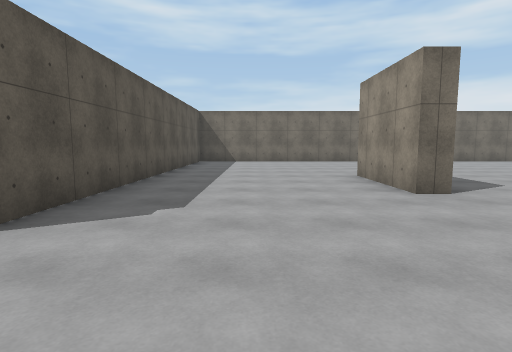
[1] (above)

24 first-person views from a walk through a scene from a Unity 3-D project. The camera is 1.4 m above the floor, tilts 6° down and sees 80° across. The floor is counted in squares, 2 m on a side. Each view is taken from the middle of a square. On the plan, view 1 faces up. The plan holds only what a view shows up to about 10 squares ahead; the rest is blank. The place goes on beyond the plan. The player character is not drawn. Surface patterns are stand-ins for the level's own textures.

[2]
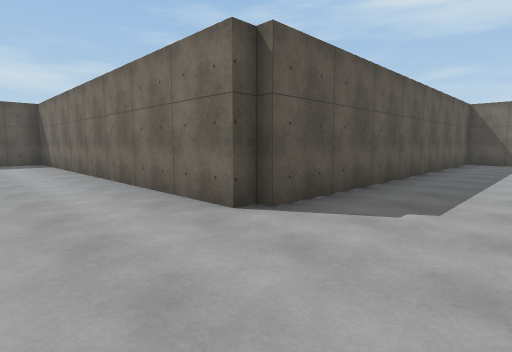

[3]
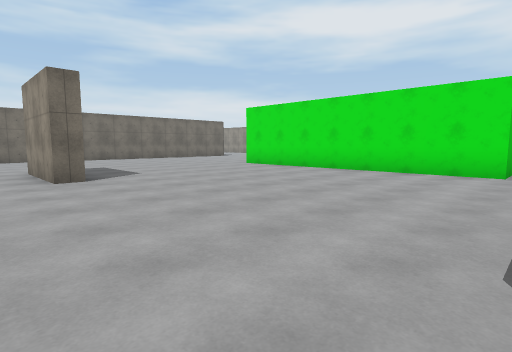

[4]
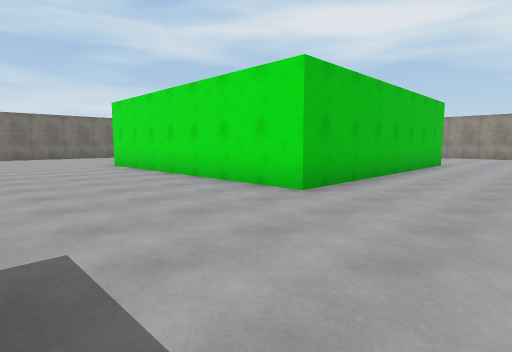

[5]
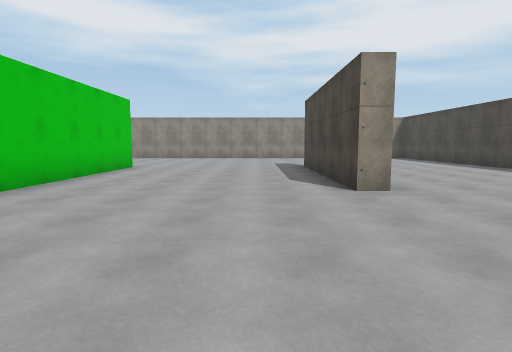

[6]
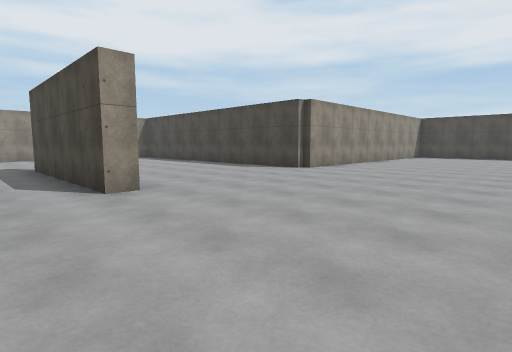

[7]
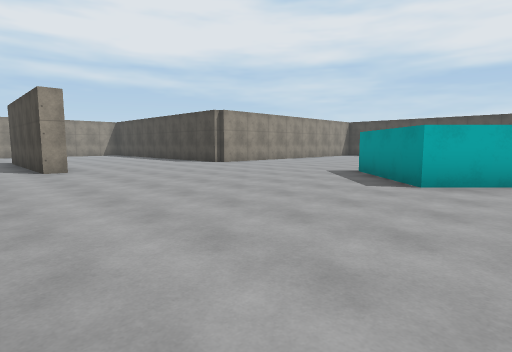

[8]
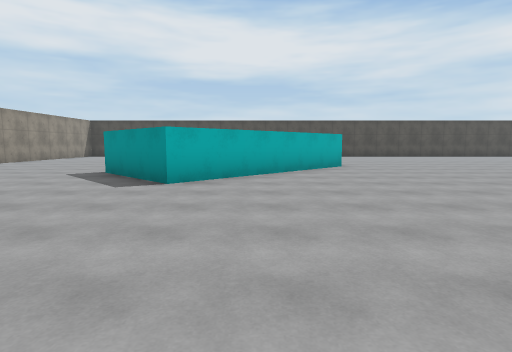

[9]
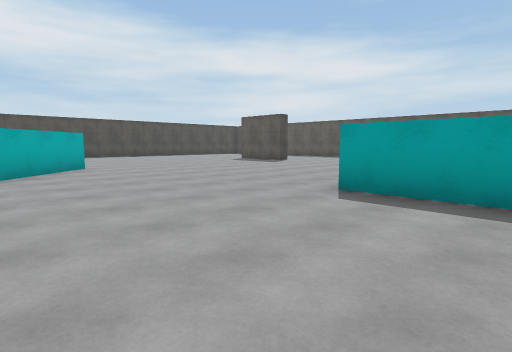

[10]
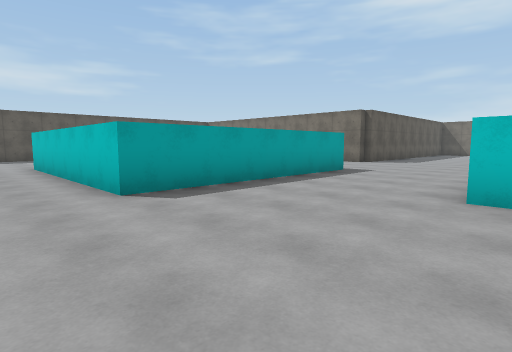

[11]
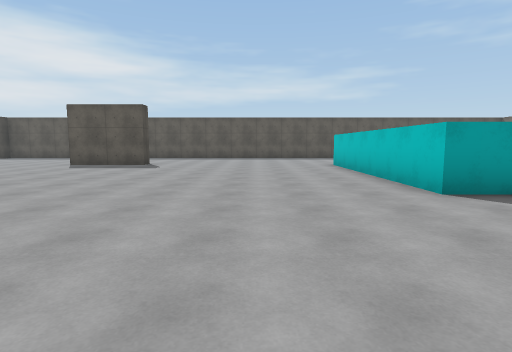

[12]
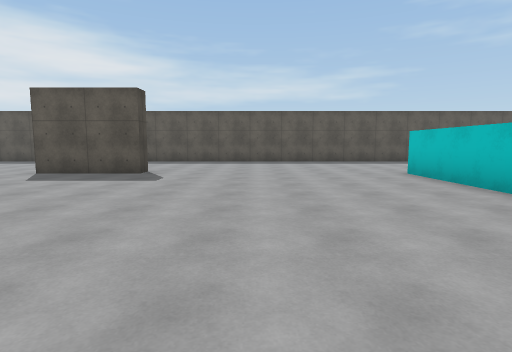

[13]
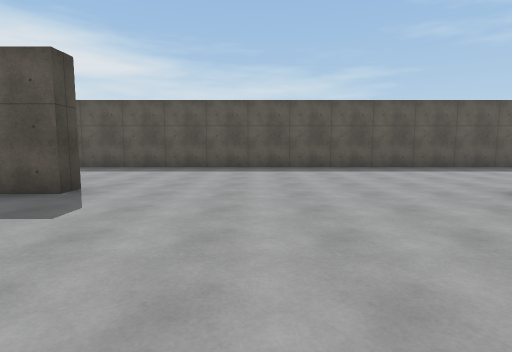

[14]
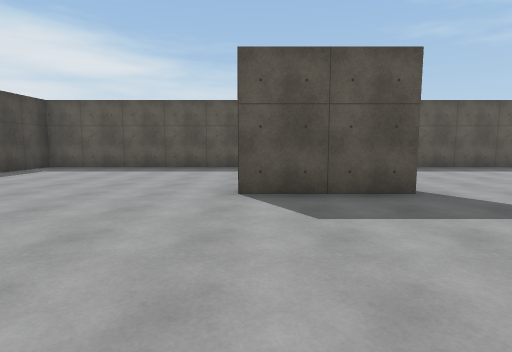

[15]
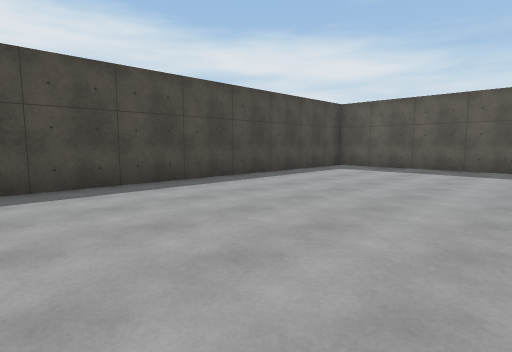

[16]
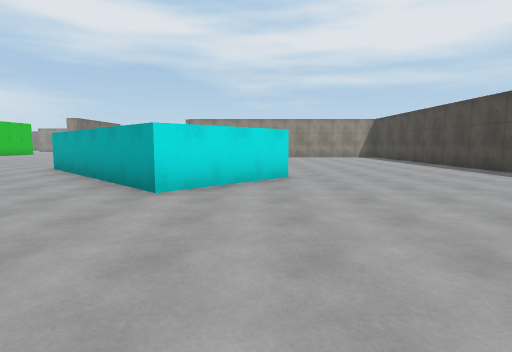

[17]
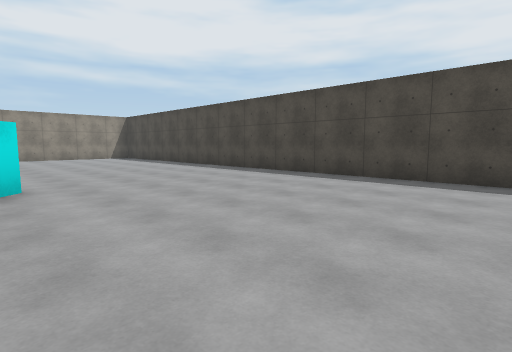

[18]
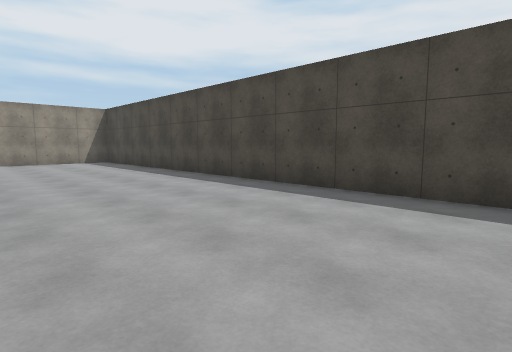

[19]
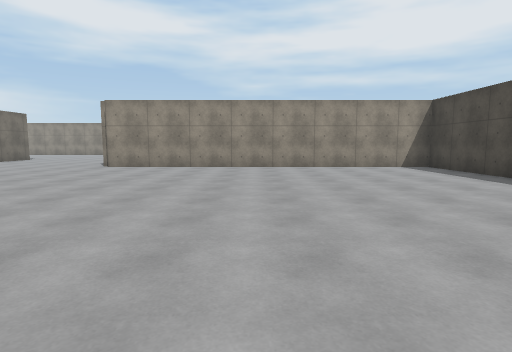

[20]
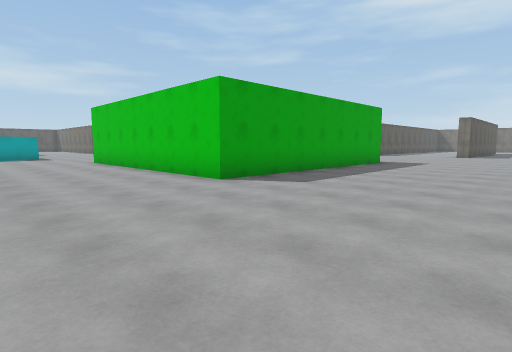

[21]
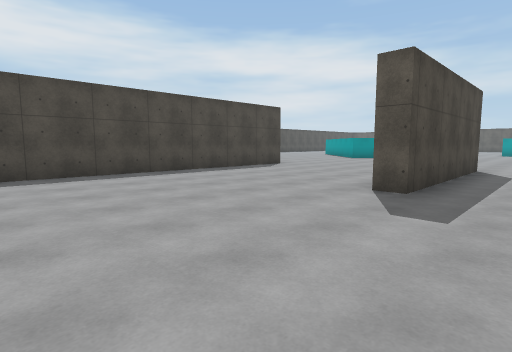

[22]
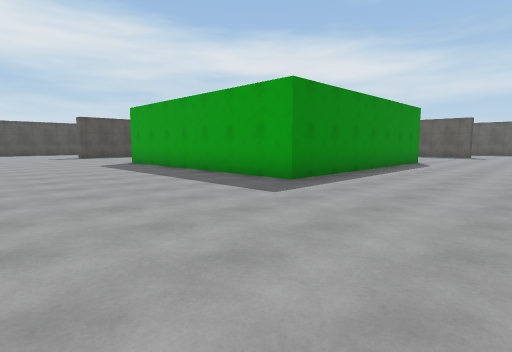

[23]
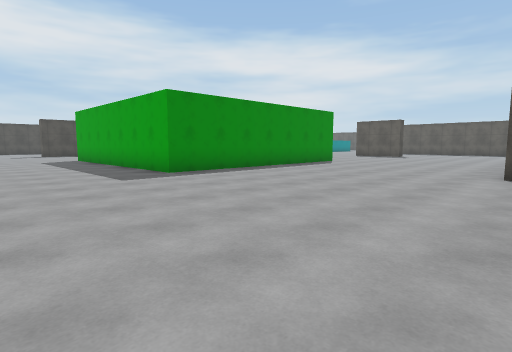

[24]
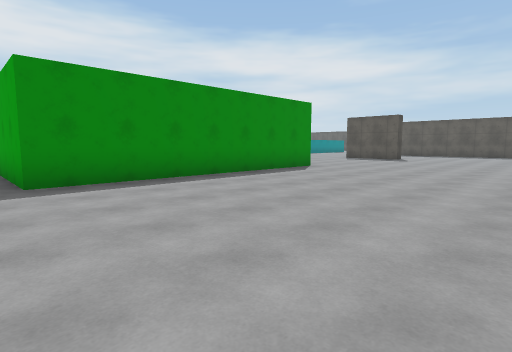

### Floor plan
Points are (right, up) in squares from view 1. A wall is a line through its corners. A room is listed if a view was taken in it or the views show most of it. See-through windows are left out.
Room 1 (views 1, 2, 3, 4, 5, 6, 7, 8, 9, 10, 11, 12, 13, 14, 15, 16, 17, 18, 19, 20, 21, 22, 23, 24)
walls: (2.8, -4.7) (2.2, -4.7); (8.8, -1.3) (8.8, 6.3) (16.2, 6.3) (16.2, -1.3) (8.8, -1.3); (11.5, -7.1) (11.5, -6.5) (16.5, -6.5) (16.5, -7); (-1.2, -1.4) (-1.2, -7.4) (-7.2, -7.4); (2.9, 4.2) (2.3, 4.2) (2.3, 6.8); (-2.4, 2.2) (-12.3, 2.2) (-12.3, 1); (12.5, -12.2) (20.4, -12.2); (2.4, -16.7) (0.3, -14.6) (4.6, -10.3) (6.7, -12.5); (-7.8, -13.7) (-7.2, -13.7) (-7.2, -16.2); (-12.3, -3.2) (-12.3, -22.3) (12.2, -22.3) (12.2, -12.5); (-1, 12.3) (-2, 12.3); (-2.2, 12) (-2.2, 2.5)

Where each view was taken, in squares from view 1:
view 1: 0 up, 0 right, facing up
view 2: 0 up, 0 right, facing up-left
view 3: 2 down, 1 right, facing up-right
view 4: 4 down, 5 right, facing up-right
view 5: 5 down, 7 right, facing right
view 6: 5 down, 7 right, facing down-right
view 7: 5 down, 3 right, facing down-right
view 8: 5 down, 3 right, facing down
view 9: 5 down, 3 right, facing down-left
view 10: 9 down, 3 right, facing up-left
view 11: 10 down, 3 right, facing left
view 12: 11 down, 0 right, facing left
view 13: 11 down, 3 left, facing left
view 14: 16 down, 3 left, facing left
view 15: 17 down, 3 left, facing down-left
view 16: 16 down, 4 left, facing right
view 17: 16 down, 3 left, facing down-right
view 18: 18 down, 0 right, facing down-right
view 19: 17 down, 3 right, facing right
view 20: 5 down, 21 right, facing up-left
view 21: 5 down, 21 right, facing down-left
view 22: 10 up, 21 right, facing down-left
view 23: 13 up, 20 right, facing down-left
view 24: 12 up, 17 right, facing down-left
